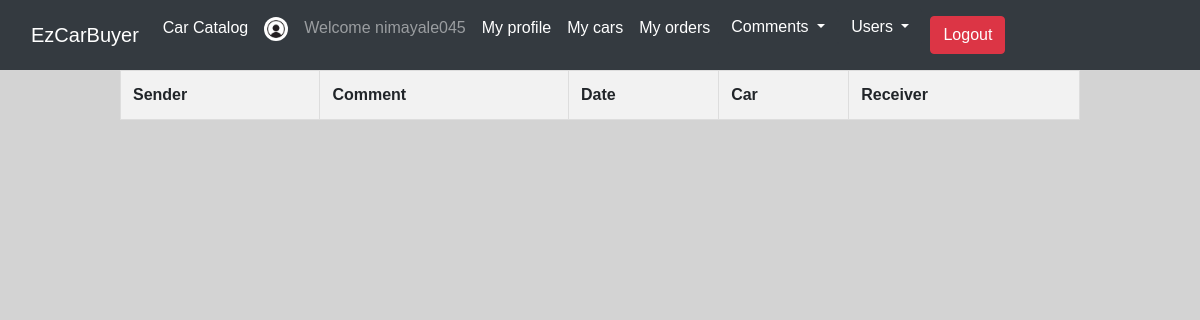
The page /comment/ReadAll (signed in) on the database as committed earlier.
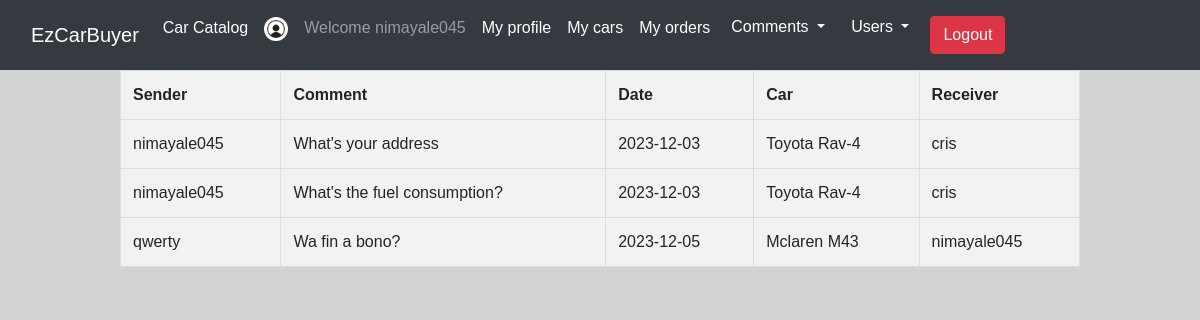
The same page on the database as committed later.
### tables this page shows
CREATE TABLE `comment` (
  `id` int(11) NOT NULL,
  `user_id` int(11) NOT NULL,
  `comment` varchar(500) NOT NULL,
  `date` date NOT NULL,
  `car_id` int(11) NOT NULL,
  `receiver` varchar(30) NOT NULL
);

CREATE TABLE `user` (
  `id` int(11) NOT NULL,
  `username` varbinary(50) NOT NULL,
  `fname` varchar(30) NOT NULL,
  `lname` varchar(30) NOT NULL,
  `password` varchar(256) NOT NULL,
  `email` varbinary(50) NOT NULL,
  `phone` varchar(20) NOT NULL,
  `picture` varchar(50) NOT NULL,
  `access` varchar(3) NOT NULL DEFAULT 'Yes'
);

CREATE TABLE `car` (
  `id` int(11) NOT NULL,
  `user_id` int(11) NOT NULL,
  `make` varchar(30) NOT NULL,
  `model` varchar(30) NOT NULL,
  `year` int(4) NOT NULL,
  `price` int(11) NOT NULL,
  `ext_col` varchar(20) NOT NULL,
  `int_col` varchar(20) NOT NULL,
  `distance` int(7) NOT NULL,
  `status` varchar(4) NOT NULL DEFAULT 'Used',
  `picture` varchar(255) NOT NULL DEFAULT 'NoImage.png'
);

### Controller/CommentController.php (called while the page is built, shortened)
<?php
class CommentController extends Controller{
    public function ReadAll(){
        $com = $this->model('comment')->viewAll();
        $this->view('comment/readAll',['comment'=>$com]);
    }
}
?>

### Model/Comment.php (called while the page is built, shortened)
<?php
class Comment extends Model{
    public function viewAll(){
        $sql = "SELECT comment.id, username, comment, date,car.make, car.model, receiver FROM comment join user on comment.user_id = user.id join car on comment.car_id = car.id";
        $stmt = self::$_conn->prepare($sql);
        $stmt->execute([]);
        $stmt->setFetchMode(PDO::FETCH_CLASS,'Comment');
        return $stmt->fetchAll();
    }
}
?>

### dbConn.php (called while the page is built)
<?php
class Model{
    protected static $_conn = null;
    public function __construct(){
        if(self::$_conn == null){
            $host = 'localhost';
            $dbname = 'db_project';
            $user = 'root';
            $password = '';
            self::$_conn = new PDO("mysql:host=$host;dbname=$dbname",$user,$password);
        }
    }
}
?>

### View/comment/ReadAll.php (the view, shortened to what this page needs)
<!DOCTYPE html>
<html lang="en">
<head>
    <?php
    include 'View/includes/style.php';
    ?>
</head>
<body>
    <?php
    include 'View/includes/header.php';
    ?>
   <table>
   <th>Sender</th>
   <th>Comment</th>
   <th>Date</th>
   <th>Car</th>
   <th>Receiver</th>
   <tr>
   <?php
   foreach($data['comment'] as $com){
    ?>
    <td><?=$com->username?></td>
    <td><?=$com->comment?></td>
    <td><?=$com->date?></td>
    <td><?=$com->make." ".$com->model?></td>
    <td><?=$com->receiver?></td>
    </tr>
    <?php
   }
   ?>
   </table>
</body>
</html>

### index.php (shortened to what this page needs)
<?php
require_once 'dbConn.php';
class App{
    var $method = 'index';
    public function __construct(){
        $url = $this->parseURL();
        if(isset($url[0]) && file_exists('Controller/' . $url[0] . 'Controller.php')){
            unset($url[0]);
        }
        $this->controller = new $this->controller();
        if(isset($url[1]) && method_exists($this->controller, $url[1])){
            $this->method = $url[1];
            unset($url[1]);
        }
        $this->params = $url ? array_values($url) : [];
        call_user_func_array([$this->controller,$this->method], $this->params);
    }
    private function parseURL(){
      if(isset($_GET['url'])){
        return explode('/', filter_var(rtrim($_GET['url'],'/'), FILTER_SANITIZE_URL));
      }
    }
}
class Controller{
    public function model($model){
        if(file_exists('Model/' . $model . '.php')){
            return new $model();
        }else{
            return null;
        }
    }
    public function view($name, $data = []){
        if(file_exists('View/' . $name . '.php')){
            include 'View/' . $name . '.php';
        }else{
            echo "Error: the view $name does not exist!";
        }
    }
}
new App();
?>

### View/includes/style.php (shortened to what this page needs)
<link rel="stylesheet" href="../../Icons/css/all.css">
<link rel="stylesheet" href="https://cdn.jsdelivr.net/npm/bootstrap@4.4.1/dist/css/bootstrap.min.css">

### View/includes/header.php (shortened to what this page needs)
<nav class="navbar navbar-expand-lg bg-light navbar-dark bg-dark" >
  <div class="container-fluid">
    <div class="collapse navbar-collapse" id="navbarTogglerDemo01">
      <a class="navbar-brand mb-0 h1" href="/home/index">EzCarBuyer</a>
      <ul class="navbar-nav me-auto mb-2 mb-lg-0">
        <li class="nav-item">
          <a class="nav-link active" aria-current="page" href="/car/index">Car Catalog</a>
        </li>
          <?php
          if(isset($_SESSION['username'])){
          ?>
        <li class="nav-item">
          <a class="nav-link"><img style="height:24px;width:24px;border-radius:50%;object-fit:cover" src="../../Images/users/<?= $_SESSION['picture']?>"></a>
          </li>
          <li class="nav-item">
          <a class="nav-link disable">Welcome <?= $_SESSION['username']?></a>
          </li>
          <li class="nav-item">
          <a class="nav-link active" href="/user/index">My profile</a>
          </li>
          <?php
          if($_SESSION['right'] == "Admin"){
            ?>
          <li class="nav-item">
            <a class="nav-link active" href="/user/listing">My cars</a>
          </li>
          <li class="nav-item">
            <a class="nav-link active" href="/order/index">My orders</a>
          </li>
          <div class="dropdown">
            <button class="btn btn-dark dropdown-toggle" type="button" id="dropdownMenuButton" data-toggle="dropdown" aria-haspopup="true" aria-expanded="false">
              Comments
            </button>
          </div>
          <div class="dropdown">
            <button class="btn btn-dark dropdown-toggle" type="button" id="dropdownMenuButton" data-toggle="dropdown" aria-haspopup="true" aria-expanded="false">
              Users
            </button>
          </div>
          <?php
          }
          }else{
      ?>
        <a class="btn btn-success m-2" href="/user/Login">Sign in</a>
        <a class="btn btn-info m-2" href="/user/register">Sign up</a>
        <?php
      }
      if(isset($_SESSION['username'])){
      ?>
          <li class="nav-item">
          <a class="btn btn-danger m-2" href="/user/logout">Logout</a>
          </li>
      <?php
      }
        ?>
      </ul>
    </div>
  </div>
</nav>

### View/comment/ReadAll.php (style rules this page uses)
body { font-family: 'Arial', sans-serif; background-color: lightgrey; }
table { width: 80%; border-collapse: collapse; margin-top: 20px; margin:auto; }
th, td { padding: 12px; text-align: left; border: 1px solid #ddd; background-color: #f2f2f2; }
td { white-space: nowrap; overflow: hidden; text-overflow: ellipsis; }

Rows that differ between the two databases and show on the page:
added comment: user.username "nimayale045", comment "What's your address", date "2023-12-03", car.make "Toyota", car.model "Rav-4", receiver "cris"
added comment: user.username "nimayale045", comment "What's the fuel consumption?", date "2023-12-03", car.make "Toyota", car.model "Rav-4", receiver "cris"
added comment: user.username "qwerty", comment "Wa fin a bono?", date "2023-12-05", car.make "Mclaren", car.model "M43", receiver "nimayale045"
